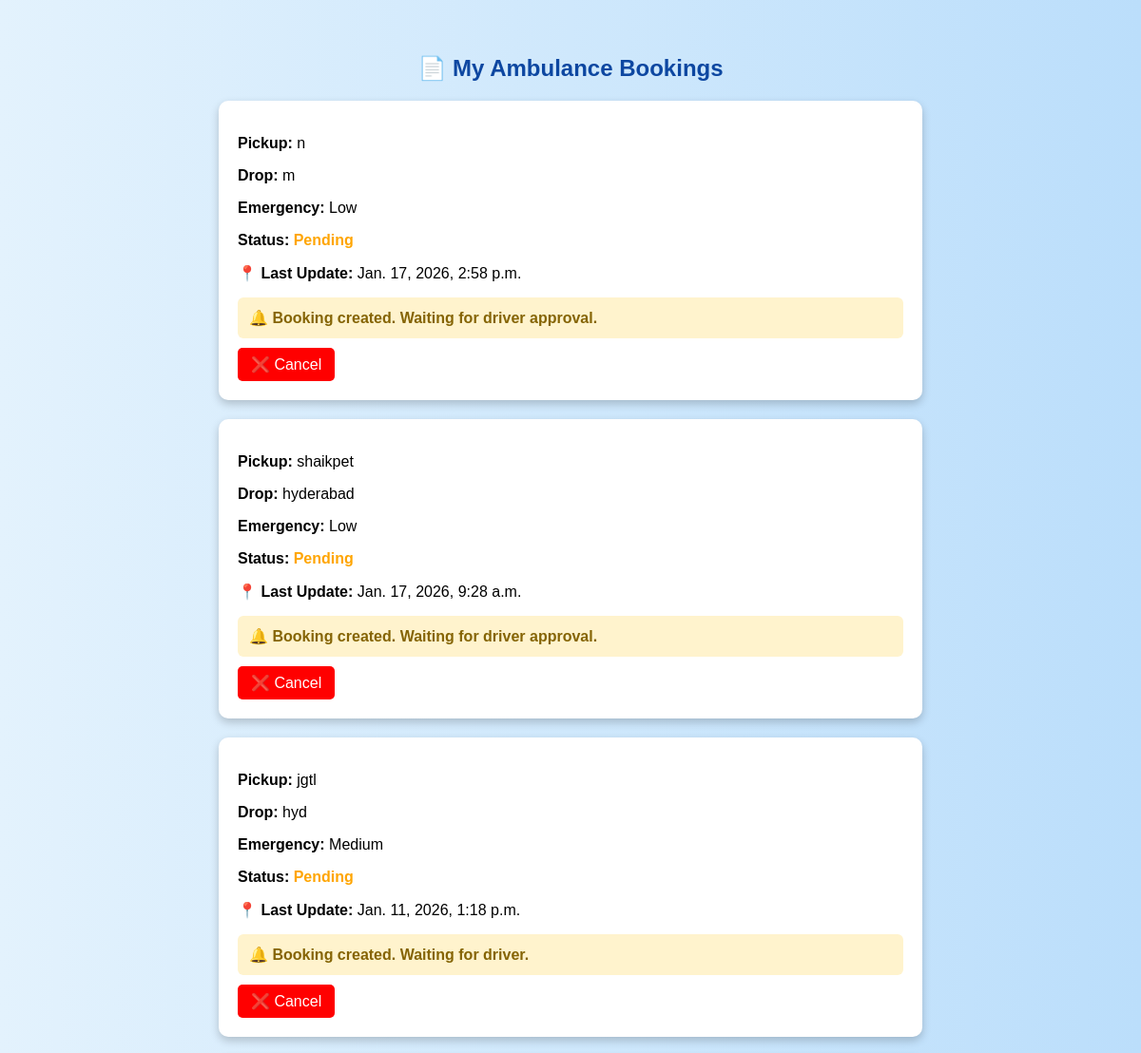
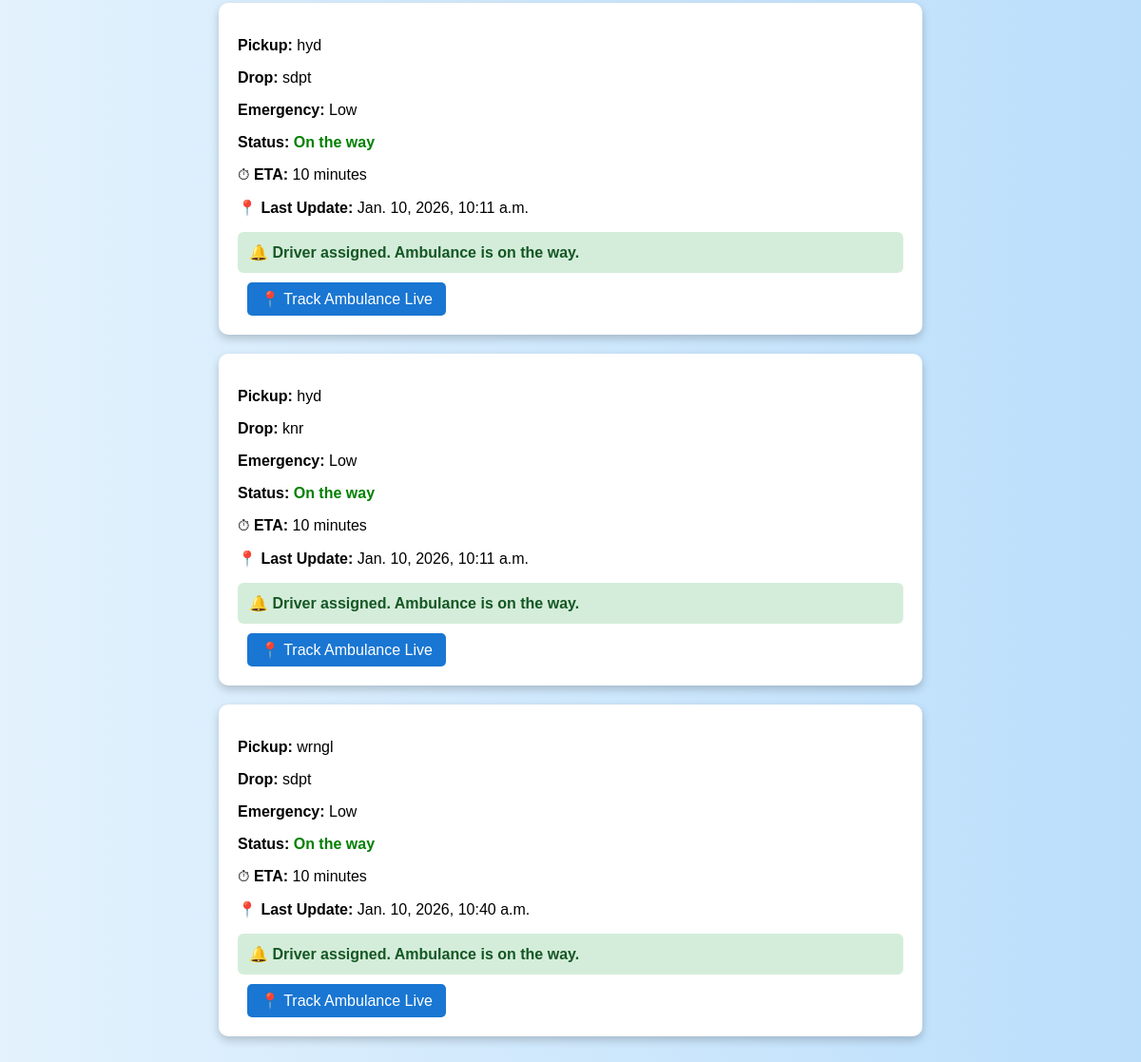
The app's page /ambulance/my-bookings/ (signed in) with its own data (2 pictures, top to bottom).
### ambulance/models.py (models this page shows, shortened)
class AmbulanceBooking(models.Model):
    STATUS_CHOICES = [
        ('Pending', 'Pending'),
        ('Approved', 'Approved'),
        ('On the way', 'On the way'),
        ('Completed', 'Completed'),
        ('Cancelled', 'Cancelled'),
    ]
    user = models.ForeignKey(
        settings.AUTH_USER_MODEL,
        on_delete=models.CASCADE
    )
    ambulance = models.ForeignKey(
        Ambulance,
        on_delete=models.SET_NULL,
        null=True,
        blank=True
    )
    driver = models.ForeignKey(
        Driver,
        on_delete=models.SET_NULL,
        null=True,
        blank=True
    )
    pickup_location = models.CharField(max_length=200)
    drop_location = models.CharField(max_length=200)
    emergency_level = models.CharField(
        max_length=20,
        choices=[
            ('low', 'Low'),
            ('medium', 'Medium'),
            ('high', 'High'),
        ]
    )
    booking_time = models.DateTimeField(auto_now_add=True)
    status = models.CharField(
        max_length=20,
        choices=STATUS_CHOICES,
        default='Pending'
    )
    current_location = models.CharField(
        max_length=255,
        null=True,
        blank=True
    )
    current_latitude = models.DecimalField(
        max_digits=9,
        decimal_places=6,
        null=True,
        blank=True
    )
    current_longitude = models.DecimalField(
        max_digits=9,
        decimal_places=6,
        null=True,
        blank=True
    )
    eta_minutes = models.PositiveIntegerField(
        null=True,
        blank=True
    )
    last_location_update = models.DateTimeField(
        auto_now=True
    )
    notification_message = models.CharField(
        max_length=255,
        null=True,
        blank=True
    )
    class Meta:
        ordering = ['-booking_time']

### ambulance/views.py (the view)
# urls.py: path('my-bookings/', views.my_bookings, name='my_bookings'),
@login_required(login_url='users:login')
def my_bookings(request):
    if not is_patient(request.user):
        return redirect('users:dashboard')
    bookings = AmbulanceBooking.objects.filter(
        user=request.user
    ).order_by('-booking_time')
    return render(request, 'ambulance/my_bookings.html', {'bookings': bookings})

### ambulance/views.py (called while the page is built)
def is_patient(user):
    return hasattr(user, 'profile') and user.profile.role == 'patient'

### ambulance/templates/ambulance/my_bookings.html (shortened to what this page needs)
<!DOCTYPE html>
<html>
<head>
</head>
<body>
<h2>📄 My Ambulance Bookings</h2>
{% for booking in bookings %}
<div class="card">
    <p><strong>Pickup:</strong> {{ booking.pickup_location }}</p>
    <p><strong>Drop:</strong> {{ booking.drop_location }}</p>
    <p><strong>Emergency:</strong> {{ booking.emergency_level|title }}</p>
    <p class="status">
        <strong>Status:</strong>
        {% if booking.status == "Pending" %}
            <span class="pending">Pending</span>
        {% elif booking.status == "On the way" %}
            <span class="ontheway">On the way</span>
        {% elif booking.status == "Cancelled" %}
            <span class="cancelled">Cancelled</span>
        {% else %}
            {{ booking.status }}
        {% endif %}
    </p>
    {% if booking.eta_minutes %}
        <p>⏱ <strong>ETA:</strong> {{ booking.eta_minutes }} minutes</p>
    {% endif %}
    {% if booking.last_location_update %}
        <p>📍 <strong>Last Update:</strong> {{ booking.last_location_update }}</p>
    {% endif %}
    {% if booking.notification_message %}
    <div class="alert
        {% if booking.status == 'Pending' %}alert-pending
        {% elif booking.status == 'On the way' %}alert-ontheway
        {% elif booking.status == 'Completed' %}alert-completed
        {% elif booking.status == 'Cancelled' %}alert-cancelled
        {% endif %}">
        🔔 {{ booking.notification_message }}
    </div>
{% endif %}
    {% if booking.status == "Pending" %}
        <a class="btn-cancel"
           href="{% url 'ambulance:cancel_booking' booking.id %}">
           ❌ Cancel
        </a>
    {% endif %}
    {% if booking.status == "On the way" %}
        <a class="btn-track"
           href="{% url 'ambulance:track_booking' booking.id %}">
           📍 Track Ambulance Live
        </a>
    {% endif %}
</div>
{% empty %}
<p style="text-align:center;">No bookings found.</p>
{% endfor %}
</body>
</html>

### ambulance/templates/ambulance/my_bookings.html (style rules this page uses)
body { font-family: Arial, sans-serif; background: linear-gradient(to right, #e3f2fd, #bbdefb); padding: 30px; }
h2 { text-align: center; color: #0d47a1; }
.card { background: white; padding: 20px; margin: 20px auto; width: 700px; border-radius: 10px; box-shadow: 0 4px 10px rgba(0,0,0,0.2); }
.status { font-weight: bold; }
.pending { color: orange; }
.ontheway { color: green; }
.btn-cancel { background: red; color: white; padding: 8px 14px; border-radius: 5px; text-decoration: none; display: inline-block; margin-top: 10px; }
.btn-track { background: #1976d2; color: white; padding: 8px 14px; border-radius: 5px; text-decoration: none; display: inline-block; margin-top: 10px; margin-left: 10px; }
.alert { padding: 12px; margin-top: 12px; border-radius: 6px; font-weight: bold; }
.alert-pending { background: #fff3cd; color: #856404; }
.alert-ontheway { background: #d4edda; color: #155724; }

### records on screen
AmbulanceBooking: pickup_location "n", drop_location "m", emergency_level "Low", status "Pending", last_location_update "Jan. 17, 2026, 2:58 p.m.", notification_message "Booking created. Waiting for driver approval."
AmbulanceBooking: pickup_location "shaikpet", drop_location "hyderabad", emergency_level "Low", status "Pending", last_location_update "Jan. 17, 2026, 9:28 a.m.", notification_message "Booking created. Waiting for driver approval."
AmbulanceBooking: pickup_location "jgtl", drop_location "hyd", emergency_level "Medium", status "Pending", last_location_update "Jan. 11, 2026, 1:18 p.m.", notification_message "Booking created. Waiting for driver."
AmbulanceBooking: pickup_location "hyd", drop_location "sdpt", emergency_level "Low", status "On the way", eta_minutes "10", last_location_update "Jan. 10, 2026, 10:11 a.m.", notification_message "Driver assigned. Ambulance is on the way."
AmbulanceBooking: pickup_location "hyd", drop_location "knr", emergency_level "Low", status "On the way", eta_minutes "10", last_location_update "Jan. 10, 2026, 10:11 a.m.", notification_message "Driver assigned. Ambulance is on the way."
AmbulanceBooking: pickup_location "wrngl", drop_location "sdpt", emergency_level "Low", status "On the way", eta_minutes "10", last_location_update "Jan. 10, 2026, 10:40 a.m.", notification_message "Driver assigned. Ambulance is on the way."
